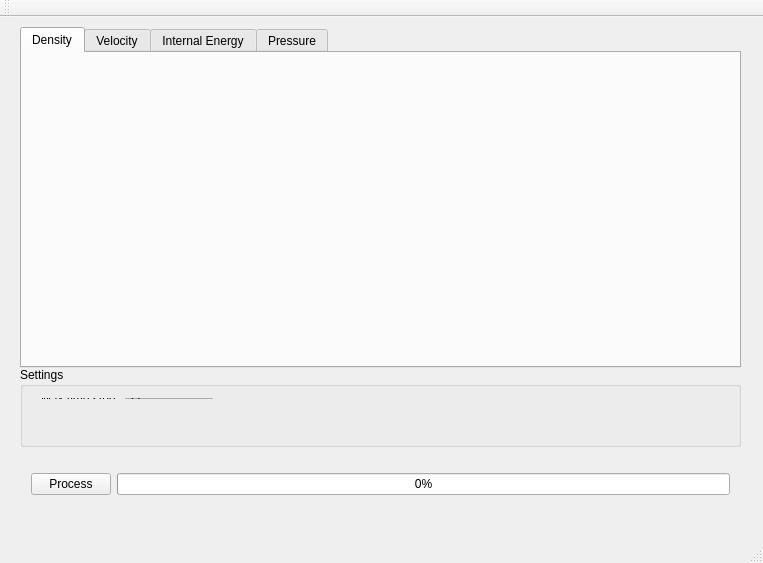
<?xml version="1.0" encoding="UTF-8"?>
<ui version="4.0">
 <class>MainWindow</class>
 <widget class="QMainWindow" name="MainWindow">
  <property name="geometry">
   <rect>
    <x>0</x>
    <y>0</y>
    <width>763</width>
    <height>563</height>
   </rect>
  </property>
  <property name="windowTitle">
   <string>SPH UI</string>
  </property>
  <widget class="QWidget" name="centralWidget">
   <widget class="QGroupBox" name="groupBox">
    <property name="geometry">
     <rect>
      <x>20</x>
      <y>350</y>
      <width>721</width>
      <height>80</height>
     </rect>
    </property>
    <property name="title">
     <string>Settings</string>
    </property>
    <widget class="QWidget" name="layoutWidget">
     <property name="geometry">
      <rect>
       <x>10</x>
       <y>20</y>
       <width>194</width>
       <height>23</height>
      </rect>
     </property>
     <layout class="QHBoxLayout" name="horizontalLayout_2">
      <item>
       <widget class="QLabel" name="label">
        <property name="text">
         <string>Max time step:</string>
        </property>
       </widget>
      </item>
      <item>
       <widget class="QLineEdit" name="lineEdit">
        <property name="text">
         <string>22</string>
        </property>
       </widget>
      </item>
     </layout>
    </widget>
   </widget>
   <widget class="QWidget" name="layoutWidget">
    <property name="geometry">
     <rect>
      <x>20</x>
      <y>440</y>
      <width>721</width>
      <height>55</height>
     </rect>
    </property>
    <layout class="QHBoxLayout" name="horizontalLayout">
     <item>
      <widget class="QPushButton" name="pushButton">
       <property name="text">
        <string>Process</string>
       </property>
      </widget>
     </item>
     <item>
      <widget class="QProgressBar" name="progressBar">
       <property name="value">
        <number>0</number>
       </property>
       <property name="invertedAppearance">
        <bool>false</bool>
       </property>
      </widget>
     </item>
    </layout>
   </widget>
   <widget class="QTabWidget" name="tabWidget">
    <property name="geometry">
     <rect>
      <x>20</x>
      <y>10</y>
      <width>721</width>
      <height>341</height>
     </rect>
    </property>
    <property name="currentIndex">
     <number>0</number>
    </property>
    <widget class="QWidget" name="tab">
     <attribute name="title">
      <string>Density</string>
     </attribute>
     <widget class="QCustomPlot" name="plot1" native="true">
      <property name="geometry">
       <rect>
        <x>10</x>
        <y>10</y>
        <width>691</width>
        <height>291</height>
       </rect>
      </property>
     </widget>
    </widget>
    <widget class="QWidget" name="tab_2">
     <attribute name="title">
      <string>Velocity</string>
     </attribute>
     <widget class="QCustomPlot" name="plot2" native="true">
      <property name="geometry">
       <rect>
        <x>10</x>
        <y>10</y>
        <width>691</width>
        <height>291</height>
       </rect>
      </property>
     </widget>
    </widget>
    <widget class="QWidget" name="tab_3">
     <attribute name="title">
      <string>Internal Energy</string>
     </attribute>
     <widget class="QCustomPlot" name="plot3" native="true">
      <property name="geometry">
       <rect>
        <x>10</x>
        <y>10</y>
        <width>691</width>
        <height>291</height>
       </rect>
      </property>
     </widget>
    </widget>
    <widget class="QWidget" name="tab_5">
     <attribute name="title">
      <string>Pressure</string>
     </attribute>
     <widget class="QCustomPlot" name="plot4" native="true">
      <property name="geometry">
       <rect>
        <x>10</x>
        <y>10</y>
        <width>691</width>
        <height>291</height>
       </rect>
      </property>
     </widget>
    </widget>
   </widget>
  </widget>
  <widget class="QMenuBar" name="menuBar">
   <property name="geometry">
    <rect>
     <x>0</x>
     <y>0</y>
     <width>763</width>
     <height>22</height>
    </rect>
   </property>
  </widget>
  <widget class="QToolBar" name="mainToolBar">
   <attribute name="toolBarArea">
    <enum>TopToolBarArea</enum>
   </attribute>
   <attribute name="toolBarBreak">
    <bool>false</bool>
   </attribute>
  </widget>
  <widget class="QStatusBar" name="statusBar"/>
 </widget>
 <layoutdefault spacing="6" margin="11"/>
 <customwidgets>
  <customwidget>
   <class>QCustomPlot</class>
   <extends>QWidget</extends>
   <header>qcustomplot.h</header>
   <container>1</container>
  </customwidget>
 </customwidgets>
 <resources/>
 <connections/>
</ui>
